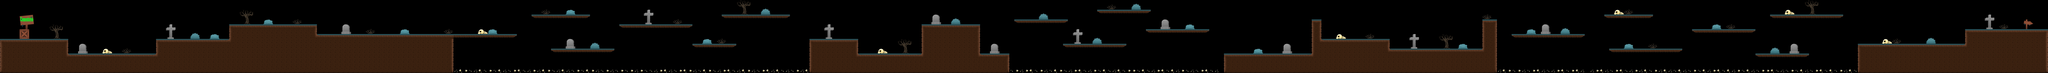

This is a level from a 2D game, rendered from its Tiled map with the project's own tilesets. A one-line summary and the map file follow, with tile-layer data summarised:
An orthogonal 420x15 tile map with 32x32 px tiles, 3 tile layers (suelo, objetos, letra), 3 tilesets and 35 objects (terreno 1, terreno 2, terreno 3, terreno 4, terreno 5, ...).

<map version="1.8" tiledversion="1.8.2" orientation="orthogonal" renderorder="right-down" width="420" height="15" tilewidth="32" tileheight="32" infinite="0" nextlayerid="8" nextobjectid="37">
 <tileset firstgid="1" source="objetos.tsx" />
 <tileset firstgid="65" source="tiles.tsx" />
 <tileset firstgid="97" source="letra.tsx" />
 <layer id="2" name="suelo" width="420" height="15">
  <data>[6300 cells, 1942 non-empty, 20 distinct tile ids]</data>
 </layer>
 <layer id="3" name="objetos" width="420" height="15">
  <data>[6300 cells, 281 non-empty, 48 distinct tile ids]</data>
 </layer>
 <layer id="7" name="letra" width="420" height="15">
  <data>[6300 cells, 6 non-empty, 6 distinct tile ids]</data>
 </layer>
 <objectgroup id="5" name="terreno">
  <object id="1" name="terreno 1" x="3.0303" y="254.303" width="445.697" height="225.091" />
  <object id="2" name="terreno 2" x="450.061" y="350.303" width="574.788" height="128.727" />
  <object id="3" name="terreno 3" x="1024.24" y="255.636" width="479.515" height="222.788" />
  <object id="4" name="terreno 4" x="1503.76" y="160.606" width="575.636" height="319.152" />
  <object id="5" name="terreno 5" x="2078.76" y="224.212" width="897.879" height="256.667" />
  <object id="6" name="terreno 6" x="2975.7" y="224.212" width="418.182" height="24.3333" />
  <object id="7" name="terreno 7" x="5312.12" y="254.545" width="320.061" height="225.303" />
  <object id="9" name="terreno 8" x="5631.09" y="352.636" width="417.394" height="126.121" />
  <object id="10" name="terreno 9" x="6048.48" y="160.545" width="384.758" height="318.152" />
  <object id="11" name="terreno 10" x="6434.27" y="351.515" width="189.909" height="128.182" />
  <object id="12" name="terreno 11" x="8030.42" y="351.515" width="578.667" height="127.242" />
  <object id="13" name="terreno 12" x="8609.09" y="127.212" width="63.5455" height="350.606" />
  <object id="14" name="terreno 13" x="8673.7" y="256.606" width="447.364" height="221.091" />
  <object id="15" name="terreno 14" x="9121.09" y="319.273" width="605.121" height="159.515" />
  <object id="16" name="terreno 15" x="9727.27" y="128.242" width="97.7576" height="352.485" />
  <object id="17" name="terreno 16" x="12191.9" y="286.909" width="703.97" height="191.909" />
  <object id="18" name="terreno 17" x="12896.9" y="192.03" width="544.455" height="286.758" />
  <object id="19" name="huesos 1" x="2976" y="456" width="2333" height="23" />
  <object id="20" name="huesos 2" x="6626" y="456" width="1404" height="24" />
  <object id="21" name="huesos 3" x="9824" y="456" width="2367" height="24" />
  <object id="22" name="isla 1" x="3488" y="97" width="384" height="23" />
  <object id="23" name="isla 2" x="3617" y="321" width="415" height="23" />
  <object id="24" name="isla 3" x="4064" y="160" width="481" height="24" />
  <object id="25" name="isla 4" x="4546" y="290" width="285" height="21" />
  <object id="26" name="isla 5" x="4736" y="96" width="450" height="25" />
  <object id="27" name="isla 6" x="6656" y="128" width="350" height="24" />
  <object id="28" name="isla 7" x="6977" y="288" width="414" height="24" />
  <object id="29" name="isla 8" x="7200" y="65" width="353" height="23" />
  <object id="30" name="isla 9" x="7521" y="191" width="413" height="25" />
  <object id="31" name="isla 10" x="9918" y="224" width="481" height="25" />
  <object id="32" name="isla 11" x="10527" y="96" width="322" height="24" />
  <object id="33" name="isla 12" x="10562" y="320" width="478" height="25" />
  <object id="34" name="isla 13" x="11104" y="191" width="415" height="25" />
  <object id="35" name="isla 14" x="11617" y="94" width="479" height="25" />
  <object id="36" name="isla 15" x="11520" y="353" width="352" height="24" />
 </objectgroup>
</map>
